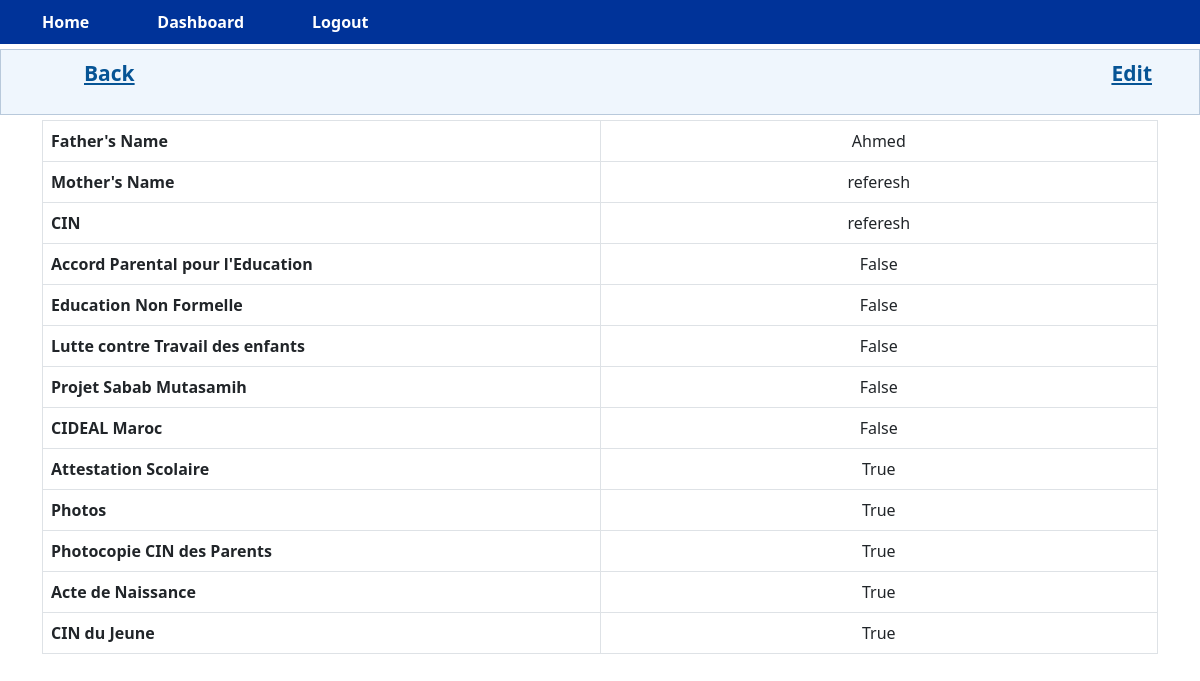
/view_family/35 (signed in), run on the app's committed database.
### app.py (models this page shows)
class Family(db.Model, UserMixin):
    id = db.Column(db.Integer, primary_key=True)
    pere_name = db.Column(db.String(100), nullable=False)
    maman_name = db.Column(db.String(100), nullable=False)
    cin = db.Column(db.String(20), nullable=True)
    Accord_P_Education_parental = db.Column(db.Boolean, default=False, nullable=True)
    Education_Non_Formelle = db.Column(db.Boolean, default=False, nullable=True)
    lutte_contre_Travail_des_enfants = db.Column(db.Boolean, default=False, nullable=True)
    Projet_Sabab_Mutasamih = db.Column(db.Boolean, default=False, nullable=True)
    CIDEAL_Maroc = db.Column(db.Boolean, default=False, nullable=True)
    Attestation_scolaire = db.Column(db.Boolean, default=False, nullable=True)
    Photos = db.Column(db.Boolean, default=False, nullable=True)
    photocopie_CIN_parents = db.Column(db.Boolean, default=False, nullable=True)
    Acte_de_naissance = db.Column(db.Boolean, default=False, nullable=True)
    CIN_du_jeune = db.Column(db.Boolean, default=False, nullable=True)
    children_id = db.Column(db.Integer, db.ForeignKey('children.id'))
    child = db.relationship('Children', backref='parent_family')

### app.py (the view)
@app.route('/view_family/<int:child_id>')
def view_family(child_id):
    child = Children.query.get_or_404(child_id)
    family = Family.query.filter_by(children_id=child.id).first()
    print("Family data:", family.__dict__)
    form = FamilyForm()
    return render_template('view_family.html', child=child, family=family, form=form)

### app.py (called while the page is built)
@login_manager.user_loader
def load_user(id):
    with app.app_context():
        return User.query.get(int(id))

### templates/view_family.html (shortened to what this page needs)
{% extends 'dashboard.html' %}
{% block page_content %}
<div class="sidenav">
    <ul class="navbar">
        <li class="nav-item"><a href="{{ url_for('view_children', child_id=child.id) }}"> Back </a></li>
        <li class="nav-item"><a href="{{ url_for('edit_family', child_id=child.id) }}">Edit</a></li>
    </ul>
</div>
    {% if family %}
        <div class="container">
          <table class="table table-bordered">
              <tr>
                  <th>Father's Name</th>
                  <td>{{ family.pere_name }}</td>
              </tr>
              <tr>
                  <th>Mother's Name</th>
                  <td>{{ family.maman_name }}</td>
              </tr>
              <tr>
                  <th>CIN</th>
                  <td>{{ family.cin }}</td>
              </tr>
              <tr>
                  <th>Accord Parental pour l'Education</th>
                  <td>{{ family.Accord_P_Education_parental  }}</td>
              </tr>
              <tr>
                  <th>Education Non Formelle</th>
                  <td>{{ family.Education_Non_Formelle  }}</td>
              </tr>
              <tr>
                  <th>Lutte contre Travail des enfants</th>
                  <td>{{ family.lutte_contre_Travail_des_enfants  }}</td>
              </tr>
              <tr>
                  <th>Projet Sabab Mutasamih</th>
                  <td>{{ family.Projet_Sabab_Mutasamih  }}</td>
              </tr>
              <tr>
                  <th>CIDEAL Maroc</th>
                  <td>{{  family.CIDEAL_Maroc  }}</td>
              </tr>
              <tr>
                <th>Attestation Scolaire</th>
                <td>{{family.Attestation_scolaire }}</td>
            </tr>
            <tr>
                <th>Photos</th>
                <td>{{family.Photos }}</td>
            </tr>
            <tr>
                <th>Photocopie CIN des Parents</th>
                <td>{{  family.photocopie_CIN_parents  }}</td>
            </tr>
            <tr>
                <th>Acte de Naissance</th>
                <td>{{  family.Acte_de_naissance  }}</td>
            </tr>
            <tr>
                <th>CIN du Jeune</th>
                <td>{{  family.CIN_du_jeune  }}</td>
            </tr>
        </table>
    </div>
{% else %}
    <p>No family information found for {{ child.name }}.</p>
{% endif %}
{% endblock %}

### static/css/styles.css (style rules this page uses)
ul { list-style: none; display: flex; justify-content: center; align-items: center; }
li { margin: 0 1rem; }
.sidenav { border: 1px solid #b8c9db; background-color: #eff6fd; margin: 5px 0 5px 0; padding: 0; }
.navbar { position: relative; display: flex; flex-wrap: wrap; align-items: center; justify-content: space-between; padding-top: 0.5rem; padding-bottom: 0rem; }
.nav-item { display: inline-block; padding: 0 15px 0 7px; position: relative; }
.nav-item a { color: #065495; font-size: 21px; font-weight: bold; padding-left: 28px; }
table { margin-bottom: 0px; }
a { text-decoration: none; color: #ffffff; padding: 0.5rem 1rem; border-radius: 0.5rem; transition: background-color 0.3s ease; }
table td { width: 50%; text-align: center; }
.table-bordered { width: 70%; }

### data on the page
Family: pere_name "Ahmed", maman_name "referesh", cin "referesh", Accord_P_Education_parental "False", Education_Non_Formelle "False", lutte_contre_Travail_des_enfants "False", Projet_Sabab_Mutasamih "False", CIDEAL_Maroc "False", Attestation_scolaire "True", Photos "True", photocopie_CIN_parents "True", Acte_de_naissance "True", CIN_du_jeune "True"
